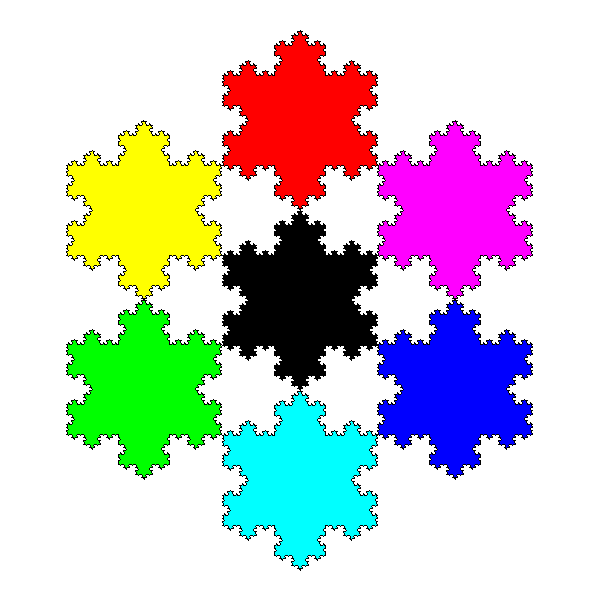

Write Python code to recreate this figure.
"""make a koch snowflake"""

import sys
import os
import math
import itertools
import pygame

import time

SIZE = 600

WHITE = (255, 255, 255)
BLACK = (0, 0, 0)
RED = (255, 0, 0)
GREEN = (0, 255, 0)
BLUE = (0, 0, 255)
YELLOW = (255, 255, 0)
MAGENTA	= (255, 0, 255)
CYAN = (0, 255, 255)

pygame.init()
screen = pygame.display.set_mode((SIZE, SIZE))
pygame.display.set_caption('Fractal Snowflake')
screen.fill(WHITE)

def triangley(a, e):
    """returns the 3 points of the triangle between a and e"""
    dist = math.sqrt((e[0]-a[0])**2+(e[1]-a[1])**2)/3 #length of the line
    theta = math.atan2(e[1]-a[1], e[0]-a[0]) #angle of the line
    b = (a[0]+(e[0]-a[0])/3, a[1]+(e[1]-a[1])/3)
    c = (b[0]+dist*math.cos(math.pi/3+theta), b[1]+dist*math.sin(math.pi/3+theta))
    d = (a[0]+(e[0]-a[0])*2/3, a[1]+(e[1]-a[1])*2/3)
    pointlist = [a, b, c, d]
    return pointlist

def pointy(order, a, e):
    """creates the pointlist"""
    pointlist = []
    pointlist.extend(triangley(a, e))
    for _ in itertools.repeat(None, order):
        newlist = []
        for y in range(0, len(pointlist)):
            if y == (len(pointlist)-1):
                newlist.extend(triangley(pointlist[y], e))
            else:
                newlist.extend(triangley(pointlist[y], pointlist[y+1]))
        pointlist = newlist
    return pointlist

def snowy(order, centerx, centery, radius, color, thickness):
    """create the snow fractal"""
    start = [] #create the starting points used for all others
    start.append((centerx, centery+radius))
    start.append((centerx+math.sqrt(3)*radius*0.5, centery-radius*0.5))
    start.append((centerx-math.sqrt(3)*radius*0.5, centery-radius*0.5))

    pointlist = [] #create full list of points
    pointlist.extend(pointy(order, start[0], start[1]))
    pointlist.extend(pointy(order, start[1], start[2]))
    pointlist.extend(pointy(order, start[2], start[0]))
    pygame.draw.lines(screen, color, True, pointlist, thickness) #plot the points

def floodfill(image, x, y, color):
    """paint bucket tool"""
    base = image.get_at((x, y))
    image.set_at((x, y), color)
    bucket = [(x, y)]
    while bucket:
        (a, b) = bucket[0]
        del bucket[0]
        if a != 0 or a != size-1 or b != 0 or b != size-1:
            if image.get_at((a+1, b)) == base:
                image.set_at((a+1, b), color)
                bucket.append((a+1, b))
            if image.get_at((a-1, b)) == base:
                image.set_at((a-1, b), color)
                bucket.append((a-1, b))
            if image.get_at((a, b+1)) == base:
                image.set_at((a, b+1), color)
                bucket.append((a, b+1))
            if image.get_at((a, b-1)) == base:
                image.set_at((a, b-1), color)
                bucket.append((a, b-1))

def drawing(order):
    """draw lots of flakes"""
    snowy(order, SIZE*0.5, SIZE*0.5, SIZE*0.15, BLACK, 1)
    snowy(order, SIZE*0.5, SIZE*0.8, SIZE*0.15, BLACK, 1)
    snowy(order, SIZE*0.5, SIZE*0.2, SIZE*0.15, BLACK, 1)
    snowy(order, int(SIZE*(0.5+0.3*math.cos(math.pi/6))), int(SIZE*(0.5+0.3*math.sin(math.pi/6))), int(SIZE*0.15), BLACK, 1)
    snowy(order, int(SIZE*(0.5+0.3*math.cos(math.pi/6))), int(SIZE*(0.5-0.3*math.sin(math.pi/6))), int(SIZE*0.15), BLACK, 1)
    snowy(order, int(SIZE*(0.5-0.3*math.cos(math.pi/6))), int(SIZE*(0.5+0.3*math.sin(math.pi/6))), int(SIZE*0.15), BLACK, 1)
    snowy(order, int(SIZE*(0.5-0.3*math.cos(math.pi/6))), int(SIZE*(0.5-0.3*math.sin(math.pi/6))), int(SIZE*0.15), BLACK, 1)

def coloring():
    """color the different snowflakes"""
    floodfill(screen, int(SIZE*0.5), int(SIZE*0.2), RED)
    floodfill(screen, int(SIZE*(0.5-0.3*math.cos(math.pi/6))), int(SIZE*(0.5+0.3*math.sin(math.pi/6))), GREEN)
    floodfill(screen, int(SIZE*(0.5+0.3*math.cos(math.pi/6))), int(SIZE*(0.5+0.3*math.sin(math.pi/6))), BLUE)
    floodfill(screen, int(SIZE*(0.5-0.3*math.cos(math.pi/6))), int(SIZE*(0.5-0.3*math.sin(math.pi/6))), YELLOW)
    floodfill(screen, int(SIZE*(0.5+0.3*math.cos(math.pi/6))), int(SIZE*(0.5-0.3*math.sin(math.pi/6))), MAGENTA)
    floodfill(screen, int(SIZE*0.5), int(SIZE*0.8), CYAN)
    floodfill(screen, int(SIZE*0.5), int(SIZE*0.5), BLACK)

def main():
    """create the artwork"""
    #snowy(5, SIZE*0.5, SIZE*0.5, SIZE*0.45, BLACK, 2)
    drawing(3)
    coloring()
    #floodfill(screen, int(SIZE*0.5), int(SIZE*0.5), BLACK)
    pygame.display.update()
    name = os.path.join(os.path.dirname(__file__), "Fractal Snowflake.png")
    pygame.image.save(screen, name)
    while True:
        for event in pygame.event.get():
            if event.type == pygame.QUIT:
                pygame.quit()
                sys.exit()
        pygame.display.update()

if __name__ == '__main__':
    main()
